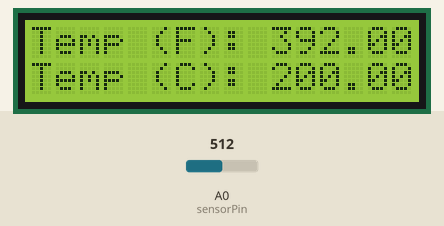
Recording of a sketch running on a simulated Arduino Uno, built with avr-gcc and run on an emulated ATmega328P. Parts: 16×2 character LCD. The test bench sets the inputs (shaded band); at power-on: A0 (sensorPin) = 512. What the sketch prints to the serial monitor is not drawn.

Above: at 1.2 s.
1.3 s: A0 (sensorPin) set to 716
At 2.4 s:
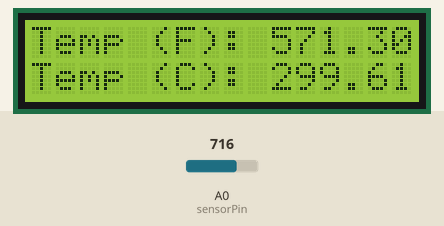
3.6 s: A0 (sensorPin) set to 900
At 4.9 s:
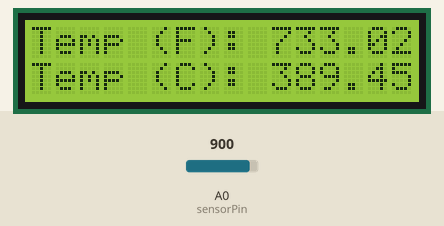
5.6 s: A0 (sensorPin) set to 1023
At 7.4 s:
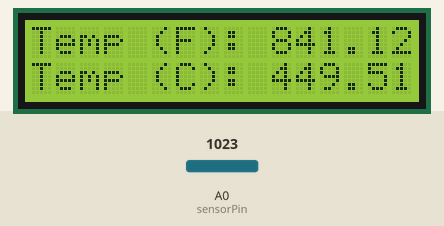
Timing chart, 0 to 8.9 s (numbered marks = the images above; inputs shaded):
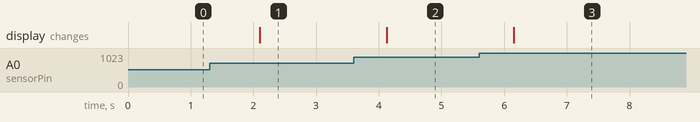

The sketch:

ThermometerLcd.ino
```cpp
#include <LiquidCrystal.h>

LiquidCrystal lcd(12,11,5,4,3,2);

const int sensorPin = A0;

void setup()
{
  Serial.begin(9600);

  lcd.begin(16,2);
}

void loop()
{
  int sensorVal = analogRead(sensorPin);

  float voltage = (sensorVal/1024.0) * 5.0;

  float tempC = (voltage - .5) * 100;

  float tempF = ((tempC * 9) / 5) + 32;

  Serial.print("Sensor Value : ");
  Serial.print(sensorVal);
  Serial.print(" ");

  Serial.print(" Voltage: ");
  Serial.print(voltage);
  Serial.print(" ");

  Serial.print("Temp (C): ");
  Serial.print(tempC);
  Serial.print(" ");

  Serial.print("Temp (F): ");
  Serial.print(tempF);
  Serial.print(" ");

  Serial.println("");

  lcd.clear();

  lcd.setCursor(0,0);
  lcd.print("Temp (F): ");
  lcd.print(tempF);

  lcd.setCursor(0,1);
  lcd.print("Temp (C): ");
  lcd.print(tempC);

  delay(1000);
}
```

Measured:
- after the input at 1.3 s, the display: changes after 0.80 s (image 1)
- after the input at 3.6 s, the display: changes after 0.53 s (image 2)
- after the input at 5.6 s, the display: changes after 0.55 s (image 3)
